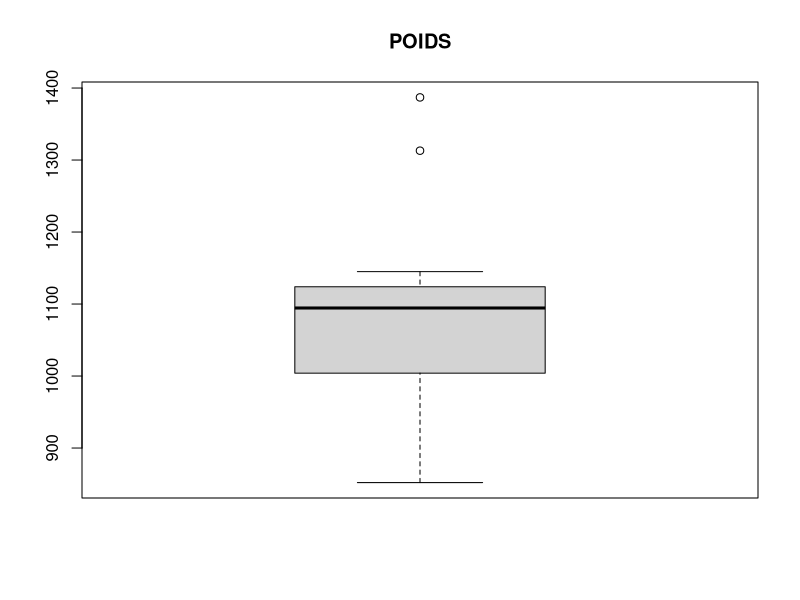

Reproduce this figure in R. (Note: this script raises an error after producing the figure.)

setwd("D:/gits/Courses/ing2/PBS/stats")

vehicules <- read.csv2("Vehicules_TD_2023.csv")

summary(vehicules)

boxplot(vehicules$POIDS, main="POIDS")

Matrix <- cor(vehicules[,-7])
plot(vehicules[,7])
library("corrplot")
corrplot(Matrix)
# Toutes les variables sembkent corrélées entre elles, il va falloir toutes les inclures dans le modèle 

# 3 
# On a envie d'expliquer le prix en utilisant les autres variables

gamme_basse <- vehicules[vehicules$GAMME=="BASSE",]
gamme_moyenne <- vehicules[vehicules$GAMME=="MOYENNE",]
gamme_haute <- vehicules[vehicules$GAMME=="HAUTE",]

summary(gamme_basse)
summary(gamme_moyenne)
summary(gamme_haute)
# Hypothèse : Gamme reflète le prix, possibilité de l'enlever
# => Regression du prix sur toutes les autres variables

# 4 

# 4.1

modele <- lm(PRIX~CYL+PUIS+LON+LAR+POIDS+VITESSE, data=vehicules)
summary(modele)
# on regarde les résidus : on regarde si la médianne est proche de 0 et si la repartition semble uniforme : semble ok

# Ensuite on regarde les coefs : la première colonne donne la valeur estimée du coef, la dernière donne la significativité de la variable, on teste si le coef est à 0, et on renvoit la p-value du test. On garde en général les variables significatives à 5% et moins.
# on regarde le R^2 et le R^2 ajusté (il tient compte du nombre de variables du modèle)
# On les veut le plus proche possible de 1 (pas de seuil mais au dessus de 0.7 => très bon modèle). le R^2 sert surtout à comparer 2 modèles et garder le meilleur.

modele$coefficients

X <- cbind(rep(1, 18), as.matrix(vehicules[,1:6]))
Y <- vehicules$PRIX
A <- solve(t(X) %*% X) %*% (t(X) %*% Y)

# 4.3
modele$fitted.values
example <- vehicules[5,]
prix_predit <- predict(modele, example)
modele$fitted.values[5]
example$PRIX

# On a une prediction qui n'est pas très éloignée du vrai prix
plot(vehicules$PRIX, modele$fitted.values)

# Le but est de comparer ce graphe  à la droite d'equation y=x qu'on aurait si le prix prédit était égal au vrai prix

# 4.4
modele$residuals

example$PRIX - prix_predit
qqnorm(modele$residuals)
# Pas de règle stricte, au cas pas cas : on regarde si le graph nous donne des points répartis sur une droite passant par l'origine.
# Ici, on va se dire que les résidus suivent bien une loi normale.

sd(modele$residuals)
# On peut calculer des résidus centrés réduits
CR_residuals <- (modele$residuals - mean(modele$residuals))/sd(modele$residuals)
plot(CR_residuals)
# on peut ensuite travailler sur ces résidus

# 4.5
example$CYL <- 1500
example$PUIS <- 90
example$LON <- 430
example$LAR <- 162
example$POIDS <- 1000
example$VITESSE <- 150
prix_predit <- predict(modele, example)  
prix_predit

# 5

data_supp <- vehicules[-5,]
modele2 <- lm(PRIX~CYL+PUIS+LON+LAR+POIDS+VITESSE, data=data_supp)

# compare
modele
modele2

prix_predit <- predict(modele2, example)
prix_predit
# L'estimation n'est pas du tout robuste, quand on supprime une donnée on obtient des coefs très différents et un prix predit très différent

#6
summary(modele)
modele3 <- lm(PRIX~CYL+PUIS+LON+LAR, data=vehicules)
summary(modele3)


modele4 <- lm(PRIX~CYL+PUIS+LON+LAR+VITESSE, data=vehicules)
summary(modele4)

# 7 

indices_app <- sort(sample(18, 12))
indices_test <- setdiff(1:18, indices_app)

data_train<- vehicules[indices_app,]
data_test <- vehicules[indices_test,]

modele4b <-  lm(PRIX~CYL+PUIS+LON+LAR+VITESSE, data=data_train)
summary(modele4b)

previsions <- predict(modele4b, data_test)
var(modele4b$residuals)
var(data_test$PRIX-previsions)
# variance plus élevée : logique, modele meilleur sur données d'apprentissage

plot(data_test$PRIX, previsions)
